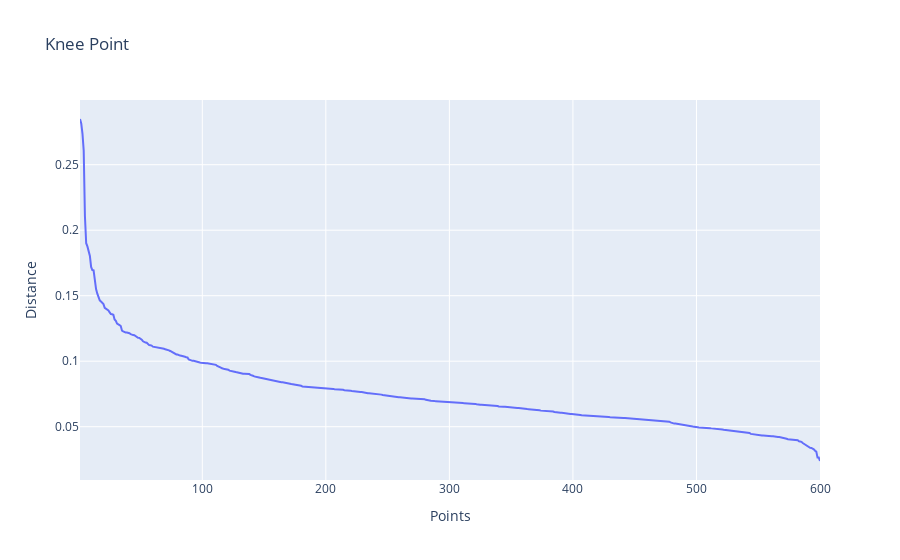

Notebook cell for this chart:
### Markdown cell above
### Method 1
Eyeball the line graph below, find point of maximum curvature, eps= the value of Y at that point.

### Code cell
import plotly.express as px

distance_descending=get_sorted_distances( X,min_samples=MIN_SAMPLES)
px.line(x=list(range(1,len(distance_descending )+1)),y= distance_descending,labels={'x':'Points','y':'Distance'},title='Knee Point')

### Figure 1 — Plotly figure (JSON) as saved in the notebook; plotly's stock layout.template omitted (floating-point values rounded to 4 significant figures; data arrays with more than 128 entries replaced by an {"elided": "..."} marker saying what was removed)
{"data": [{"hovertemplate": "Points=%{x}<br>Distance=%{y}<extra></extra>", "legendgroup": "", "line": {"color": "#636efa", "dash": "solid"}, "marker": {"symbol": "circle"}, "mode": "lines", "name": "", "orientation": "v", "showlegend": false, "type": "scatter", "x": {"elided": "600 int values"}, "xaxis": "x", "y": {"elided": "600 float values"}, "yaxis": "y"}], "layout": {"legend": {"tracegroupgap": 0}, "title": {"text": "Knee Point"}, "xaxis": {"anchor": "y", "domain": [0, 1], "title": {"text": "Points"}}, "yaxis": {"anchor": "x", "domain": [0, 1], "title": {"text": "Distance"}}}}
